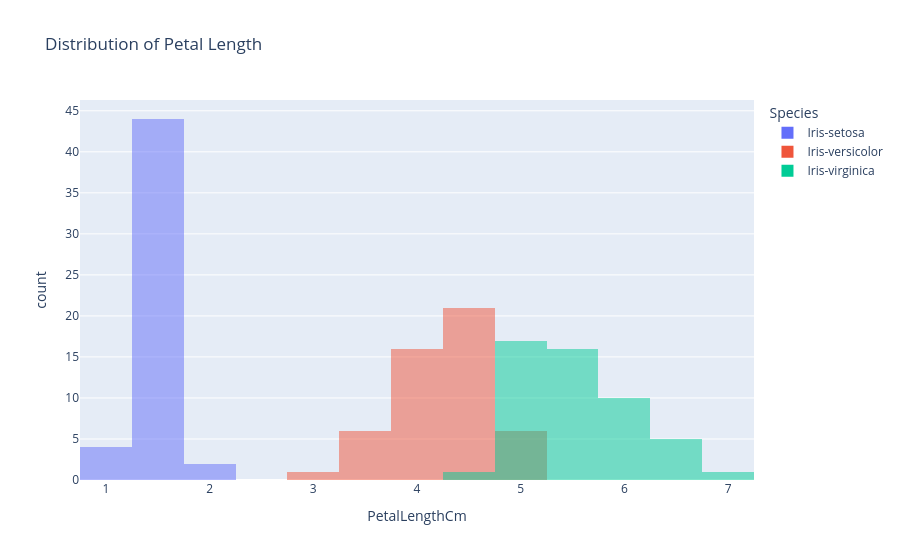

Notebook code cell kept with this figure:
### Markdown cell above
Histogram

### Code cell
fig = px.histogram(df, x='PetalLengthCm', color='Species',
                   title='Distribution of Petal Length', barmode='overlay')
fig.show()

### Figure 1 — Plotly figure (JSON) as saved in the notebook; plotly's stock layout.template omitted (floating-point values rounded to 4 significant figures)
{"data": [{"bingroup": "x", "hovertemplate": "Species=Iris-setosa<br>PetalLengthCm=%{x}<br>count=%{y}<extra></extra>", "legendgroup": "Iris-setosa", "marker": {"color": "#636efa", "opacity": 0.5, "pattern": {"shape": ""}}, "name": "Iris-setosa", "orientation": "v", "showlegend": true, "type": "histogram", "x": [1.4, 1.4, 1.3, 1.5, 1.4, 1.7, 1.4, 1.5, 1.4, 1.5, 1.5, 1.6, 1.4, 1.1, 1.2, 1.5, 1.3, 1.4, 1.7, 1.5, 1.7, 1.5, 1.0, 1.7, 1.9, 1.6, 1.6, 1.5, 1.4, 1.6, 1.6, 1.5, 1.5, 1.4, 1.5, 1.2, 1.3, 1.5, 1.3, 1.5, 1.3, 1.3, 1.3, 1.6, 1.9, 1.4, 1.6, 1.4, 1.5, 1.4], "xaxis": "x", "yaxis": "y"}, {"bingroup": "x", "hovertemplate": "Species=Iris-versicolor<br>PetalLengthCm=%{x}<br>count=%{y}<extra></extra>", "legendgroup": "Iris-versicolor", "marker": {"color": "#EF553B", "opacity": 0.5, "pattern": {"shape": ""}}, "name": "Iris-versicolor", "orientation": "v", "showlegend": true, "type": "histogram", "x": [4.7, 4.5, 4.9, 4.0, 4.6, 4.5, 4.7, 3.3, 4.6, 3.9, 3.5, 4.2, 4.0, 4.7, 3.6, 4.4, 4.5, 4.1, 4.5, 3.9, 4.8, 4.0, 4.9, 4.7, 4.3, 4.4, 4.8, 5.0, 4.5, 3.5, 3.8, 3.7, 3.9, 5.1, 4.5, 4.5, 4.7, 4.4, 4.1, 4.0, 4.4, 4.6, 4.0, 3.3, 4.2, 4.2, 4.2, 4.3, 3.0, 4.1], "xaxis": "x", "yaxis": "y"}, {"bingroup": "x", "hovertemplate": "Species=Iris-virginica<br>PetalLengthCm=%{x}<br>count=%{y}<extra></extra>", "legendgroup": "Iris-virginica", "marker": {"color": "#00cc96", "opacity": 0.5, "pattern": {"shape": ""}}, "name": "Iris-virginica", "orientation": "v", "showlegend": true, "type": "histogram", "x": [6.0, 5.1, 5.9, 5.6, 5.8, 6.6, 4.5, 6.3, 5.8, 6.1, 5.1, 5.3, 5.5, 5.0, 5.1, 5.3, 5.5, 6.7, 6.9, 5.0, 5.7, 4.9, 6.7, 4.9, 5.7, 6.0, 4.8, 4.9, 5.6, 5.8, 6.1, 6.4, 5.6, 5.1, 5.6, 6.1, 5.6, 5.5, 4.8, 5.4, 5.6, 5.1, 5.1, 5.9, 5.7, 5.2, 5.0, 5.2, 5.4, 5.1], "xaxis": "x", "yaxis": "y"}], "layout": {"barmode": "overlay", "legend": {"title": {"text": "Species"}, "tracegroupgap": 0}, "title": {"text": "Distribution of Petal Length"}, "xaxis": {"anchor": "y", "domain": [0, 1], "title": {"text": "PetalLengthCm"}}, "yaxis": {"anchor": "x", "domain": [0, 1], "title": {"text": "count"}}}}
